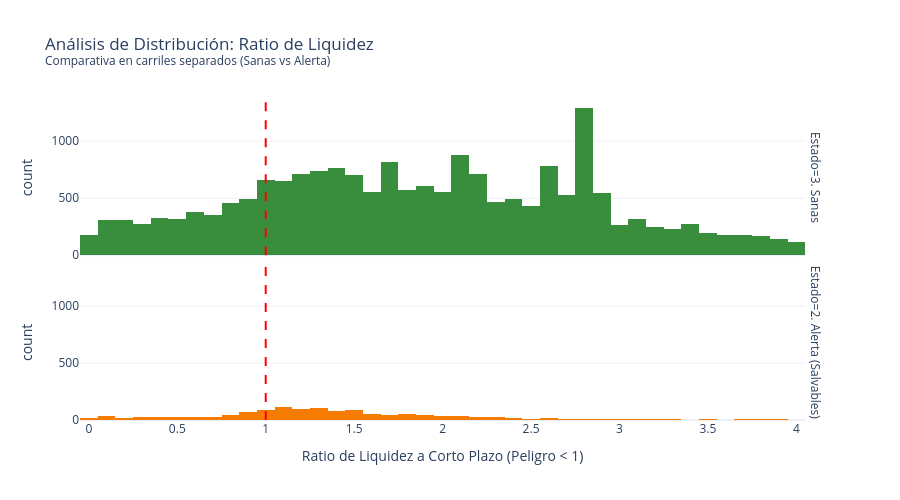

Source (notebook cell):
### Code cell
df_plot_liq=df[
    (df['Estado'].isin(['3. Sanas', '2. Alerta (Salvables)'])) &
    (df['Liquidez'] >= 0) &
    (df['Liquidez'] <= 4)
].copy()

liq_graf = px.histogram(
    df_plot_liq,
    x="Liquidez",
    color="Estado",
    marginal="box",
    facet_row="Estado",
    nbins=50,
    color_discrete_map=mapa_colores,
    title="Análisis de Distribución: Ratio de Liquidez</b><br><sup>Comparativa en carriles separados (Sanas vs Alerta)</sup>"
)

liq_graf.update_layout(
    template="plotly_white",
    plot_bgcolor="white",
    paper_bgcolor="white",
    height=500,
    showlegend=False,
    xaxis_title="Ratio de Liquidez a Corto Plazo (Peligro < 1)"
)

liq_graf.add_vline(x=1, line_dash="dash", line_color="red")
liq_graf.show()

### Figure 1 — Plotly figure (JSON) as saved in the notebook; plotly's stock layout.template omitted (floating-point values rounded to 4 significant figures; data arrays with more than 128 entries replaced by an {"elided": "..."} marker saying what was removed)
{"data": [{"bingroup": "x", "hovertemplate": "Estado=3. Sanas<br>Liquidez=%{x}<br>count=%{y}<extra></extra>", "legendgroup": "3. Sanas", "marker": {"color": "#388E3C", "pattern": {"shape": ""}}, "name": "3. Sanas", "nbinsx": 50, "orientation": "v", "showlegend": true, "type": "histogram", "x": {"elided": "19167 float values"}, "xaxis": "x2", "yaxis": "y2"}, {"bingroup": "x", "hovertemplate": "Estado=2. Alerta (Salvables)<br>Liquidez=%{x}<br>count=%{y}<extra></extra>", "legendgroup": "2. Alerta (Salvables)", "marker": {"color": "#F57C00", "pattern": {"shape": ""}}, "name": "2. Alerta (Salvables)", "nbinsx": 50, "orientation": "v", "showlegend": true, "type": "histogram", "x": {"elided": "1339 float values"}, "xaxis": "x", "yaxis": "y"}], "layout": {"annotations": [{"showarrow": false, "text": "Estado=2. Alerta (Salvables)", "textangle": 90, "x": 0.98, "xanchor": "left", "xref": "paper", "y": 0.2425, "yanchor": "middle", "yref": "paper"}, {"showarrow": false, "text": "Estado=3. Sanas", "textangle": 90, "x": 0.98, "xanchor": "left", "xref": "paper", "y": 0.7575, "yanchor": "middle", "yref": "paper"}], "barmode": "relative", "height": 500, "legend": {"title": {"text": "Estado"}, "tracegroupgap": 0}, "paper_bgcolor": "white", "plot_bgcolor": "white", "shapes": [{"line": {"color": "red", "dash": "dash"}, "type": "line", "x0": 1, "x1": 1, "xref": "x", "y0": 0, "y1": 1, "yref": "y domain"}, {"line": {"color": "red", "dash": "dash"}, "type": "line", "x0": 1, "x1": 1, "xref": "x2", "y0": 0, "y1": 1, "yref": "y2 domain"}], "showlegend": false, "title": {"text": "Análisis de Distribución: Ratio de Liquidez</b><br><sup>Comparativa en carriles separados (Sanas vs Alerta)</sup>"}, "xaxis": {"anchor": "y", "domain": [0, 0.98], "title": {"text": "Ratio de Liquidez a Corto Plazo (Peligro < 1)"}}, "xaxis2": {"anchor": "y2", "domain": [0, 0.98], "matches": "x", "showticklabels": false}, "yaxis": {"anchor": "x", "domain": [0, 0.485], "title": {"text": "count"}}, "yaxis2": {"anchor": "x2", "domain": [0.515, 1], "matches": "y", "title": {"text": "count"}}}}
